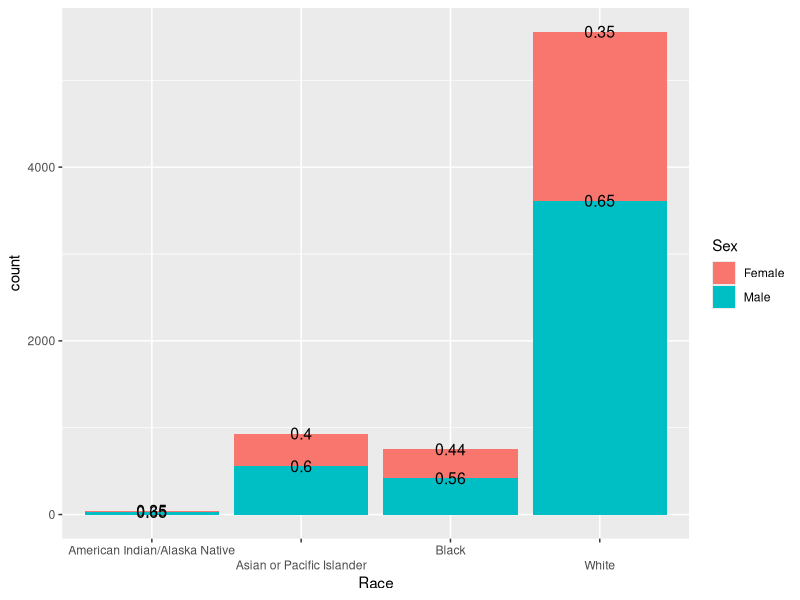
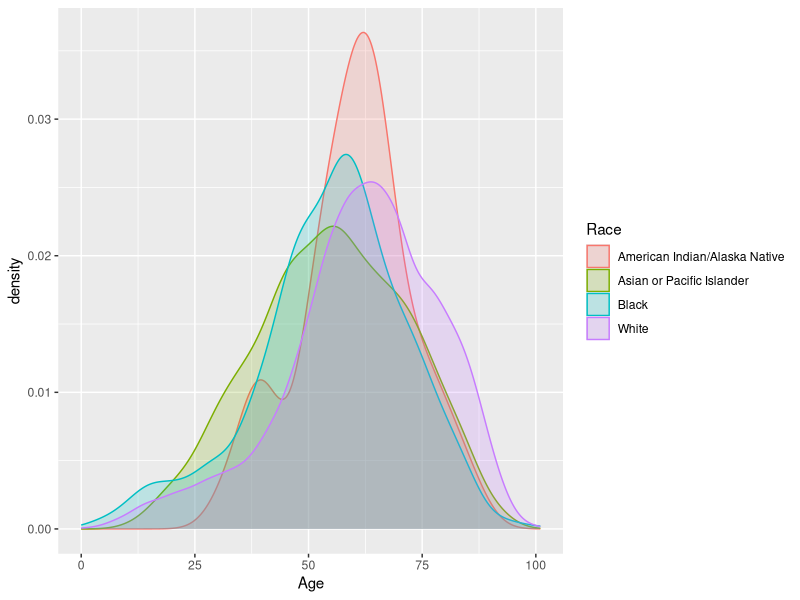
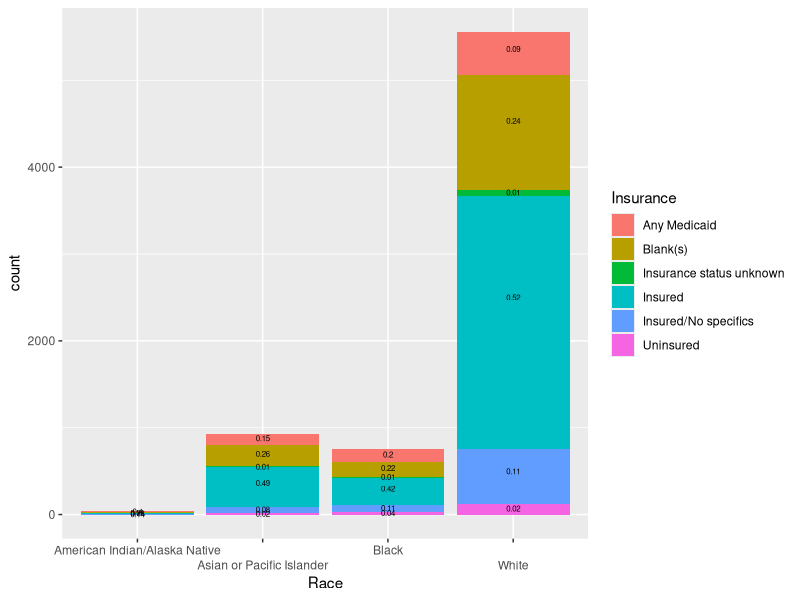
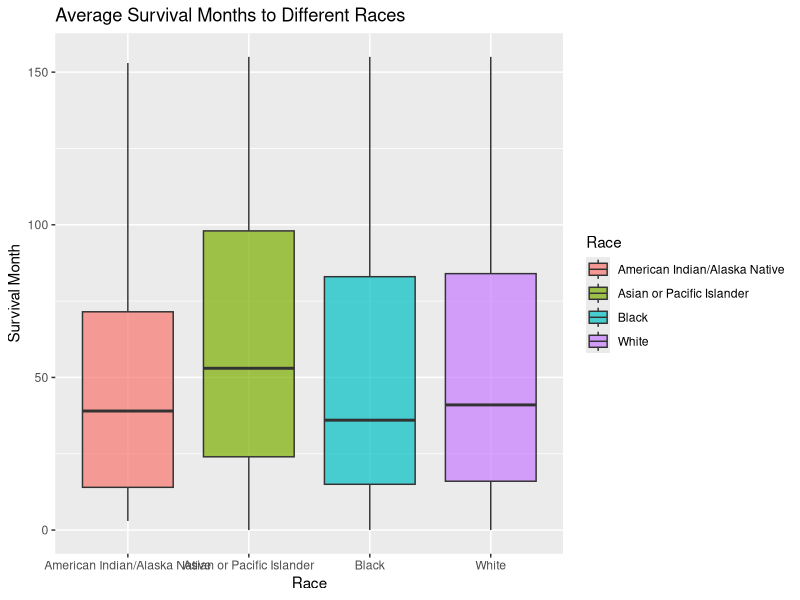

Here is the R script that generated these plots, in order: (Note: this script raises an error after producing the figures.)
## ---- chunk 1
knitr::opts_chunk$set(echo = TRUE)
library(tidyverse)
library(sqldf)
library(reshape2)
## ---- chunk 2
seer<- read.csv("seer_final.csv",header = T)
colnames(seer)
## ---- chunk 3
seer%>%group_by(Race,Sex)%>%summarise(count=n())%>%group_by(Race)%>%
  summarise(count=count,percent=count/sum(count),Sex=Sex)->g1
## ---- chunk 4
#,fig.height=3,fig.width=4}
ggplot(g1,aes(x=Race,y=count,fill=Sex))+
  geom_histogram(stat="identity",position = "stack")+
  geom_text(mapping = aes(label =round(percent,2)), size = 4, colour = 'black',
            position = position_stack())+
  #theme(axis.text.x  = element_text(angle=30, vjust=0.5))
  scale_x_discrete(guide = guide_axis(n.dodge=2)) 
## ---- chunk 5

ggplot(seer,aes(fill=Race,col=Race,x=Age))+ geom_density(alpha=.2)
## ---- chunk 6
seer%>%group_by(Insurance,Race)%>%summarise(count=n())%>%group_by(Race)%>%summarise(count=count,percent=count/sum(count),Insurance=Insurance)->g2
## ---- chunk 7
ggplot(g2,aes(x=Race,y=count,fill=Insurance))+
  geom_histogram(stat="identity",position = "stack")+
  geom_text(mapping = aes(label =round(percent,2)), size = 2, colour = 'black',
            position = position_stack(0.6))+
  #theme(axis.text.x  = element_text(angle=30, vjust=0.5))
  scale_x_discrete(guide = guide_axis(n.dodge=2)) 
## ---- chunk 8
seer$Nine_Grade= seer$Nine_Grade/100
seer$High_School= seer$High_School/100
seer$Atleast_Bachlor= seer$Atleast_Bachlor/100
seer$Person_Below_Poverty= seer$Person_Below_Poverty/100
seer$Unemployed= seer$Unemployed/100
seer$Median_Household_Income = seer$Median_Household_Income*10
seer$Language_Isolation= seer$Language_Isolation/100
## ---- chunk 9
#race_survival<- 
ggplot(data=seer, aes(x = Race, y = as.numeric(Survival_Months), fill =Race)) +
        geom_boxplot(alpha=0.7) +
        scale_y_continuous(name = "Survival Month")+
        scale_x_discrete(name = "Race")+
        labs(title="Average Survival Months to Different Races", fill="Race")
## ---- chunk 10
race_community<- sqldf("select Race, avg(Nine_Grade) as NineGrade, avg(High_School) as HighSchool, avg(Atleast_Bachlor) as Bachlor, avg(Person_Below_Poverty) as BelowPoverty, avg(Unemployed) as Unemployed, avg(Median_Household_Income) as Income, avg(Language_Isolation) as LanguageIsolation from seer
                       group by Race")

melt_race<- melt(race_community,id.vars=c("Race"),
                measure.vars = c("NineGrade","HighSchool","Bachlor","BelowPoverty","Unemployed","LanguageIsolation"),
                variable.name = "community")
## ---- chunk 11
race_percent<- ggplot(data=melt_race)+
  geom_line(mapping=aes(x=Race,y=value,group=community,color=community))+
  labs(title="Community Information to different Races", x="Race",y="Percentage" )

race_income<- ggplot(data=race_community)+
  geom_bar(aes(x=Race,y=Income,fill=Race),stat="identity")+
  labs(title="Average Income to different Races", x="Race",fill="Race")

race_survival
race_percent
race_income
## ---- chunk 12
death<- sqldf("select Race, Cause_Death from seer")
for (i in 1:7286){
  if (str_detect(death$Cause_Death[i], "attributable")){
    death$dead[i] = 1
  }else{
    death$dead[i] = 0
  }
}
death2<- sqldf("select Race, avg(dead) as Death_Rate from death group by Race")
race_death<- ggplot(data=death2)+
  geom_bar(aes(x=Race,y=Death_Rate,fill=Race),stat="identity")+
  labs(title="Death Rate Attributable by This Cancer", x="Race",y="Death_Rate",fill="Race")
race_death
